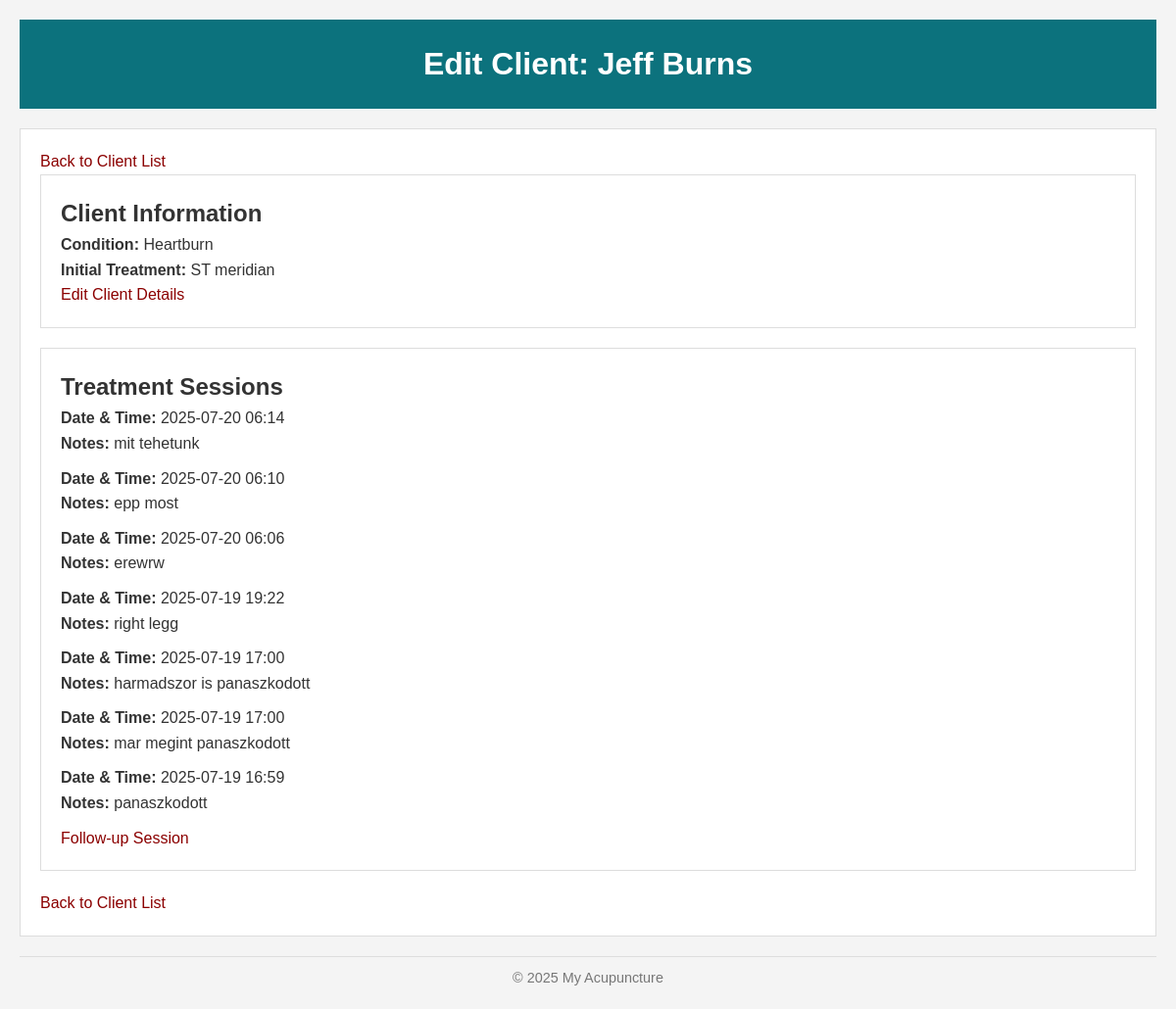
The page /client/3/ on the database as committed earlier.
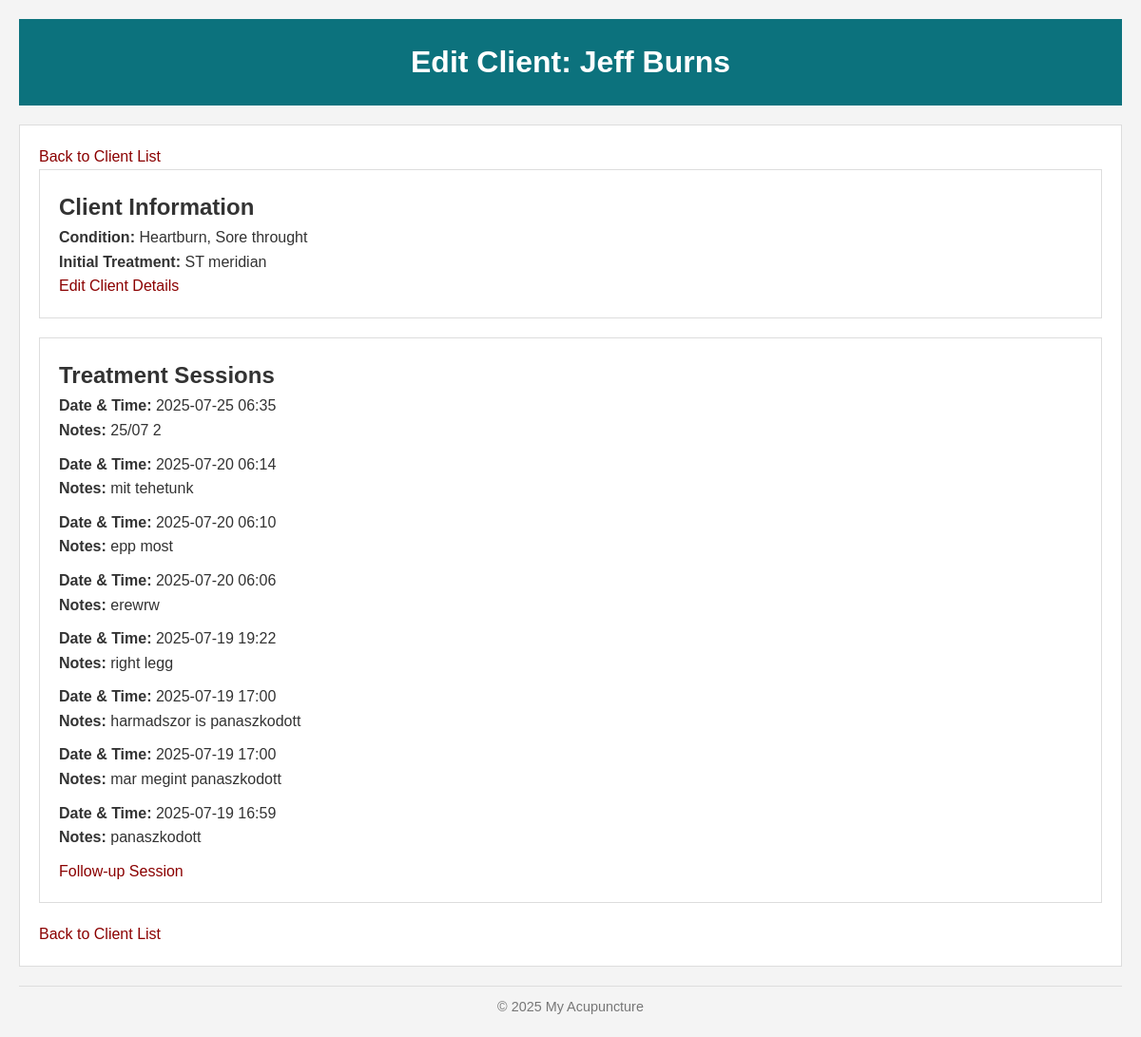
The same page on the database as committed later.
### client/models.py (models this page shows, shortened)
class Client(models.Model):
    name = models.CharField(max_length=200)
    condition = models.TextField(help_text="Describe the client's condition")
    treatment = models.TextField(help_text="Initial treatment or notes")
    date_time = models.DateTimeField(default=timezone.now)

class TreatmentSession(models.Model):
    client = models.ForeignKey(Client, related_name="sessions", on_delete=models.CASCADE)
    date_time = models.DateTimeField(default=timezone.now)
    treatment_notes = models.TextField(help_text="Notes of the treatment session")

### client/views.py (the view)
# urls.py: path('client/<int:pk>/', views.client_detail, name='client_detail'),
def client_detail(request, pk):
    client = get_object_or_404(Client, pk=pk)
    sessions = client.sessions.order_by('-date_time')
    return render(request, 'client/client_detail.html', {'client': client, 'sessions': sessions})

### client/templates/client/client_detail.html (shortened to what this page needs)
{% extends 'base.html' %}
{% block header_title %}Edit Client: {{ client.name }}{% endblock %}
{% block content %}
    <p><a href="{% url 'client_list' %}" class = "highlighted-text">Back to Client List</a></p>
  <section>
    <h2>Client Information</h2>
    <p><strong>Condition:</strong> {{ client.condition }}</p>
    <p><strong>Initial Treatment:</strong> {{ client.treatment }}</p>
    <p><a href="{% url 'edit_client' client.pk %}" class="highlighted-text">Edit Client Details</a></p>
  </section>
  <section>
    <h2>Treatment Sessions</h2>
    {% if sessions %}
      <ul>
        {% for session in sessions %}
          <li>
            <strong>Date & Time:</strong> {{ session.date_time|date:"Y-m-d H:i" }}<br>
            <strong>Notes:</strong> {{ session.treatment_notes }}
          </li>
        {% endfor %}
      </ul>
    {% else %}
      <p>No treatment sessions recorded yet.</p>
    {% endif %}
    <a href="{% url 'followup_treatment' client.id %}" class = "highlighted-text" >Follow-up Session</a>
  </section>
  <p><a href="{% url 'client_list' %}" class= "highlighted-text" >Back to Client List</a></p>
{% endblock%}

Rows that differ between the two databases and show on the page:
changed Client "Jeff Burns": condition "Heartburn" → "Heartburn, Sore throught"
added TreatmentSession: date_time "2025-07-25 06:35", treatment_notes "25/07 2"
